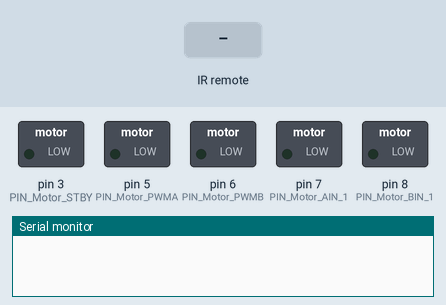
This sketch was run on a simulated Arduino Uno, built with avr-gcc and run on an emulated ATmega328P. Shown: switched loads named in the sketch (green lamp = pin HIGH), the last lines printed to the serial monitor. The inputs (shaded band) are chosen by the test bench.

Above: at 1.2 s.
1.3 s: infrared code 0xBC43FF00 received
At 2.4 s:
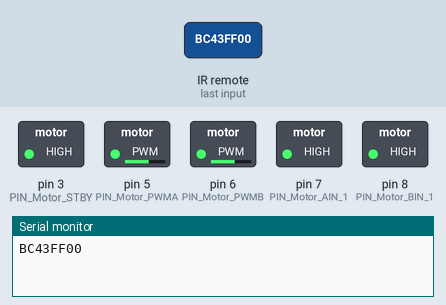
2.8 s: infrared code 0xBB44FF00 received
At 3.6 s:
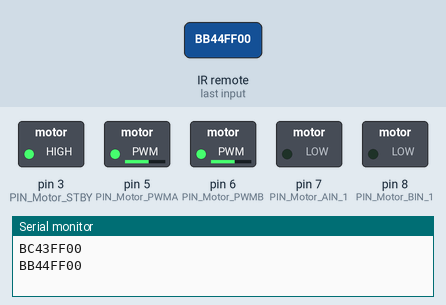
4.3 s: infrared code 0xB946FF00 received
At 4.7 s:
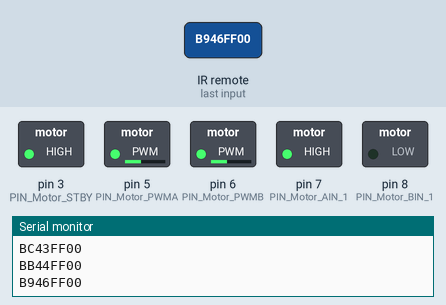
5.8 s: infrared code 0xEA15FF00 received
At 7.0 s:
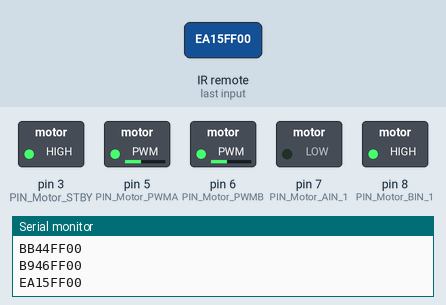
7.3 s: infrared code 0xBF40FF00 received
At 8.2 s:
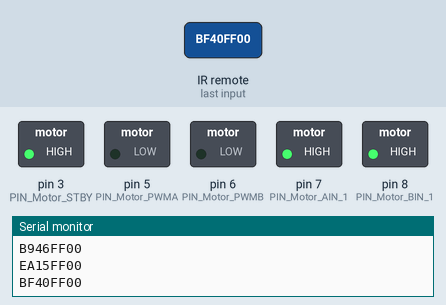
Timing chart, 0 to 9.8 s (numbered marks = the images above; inputs shaded):
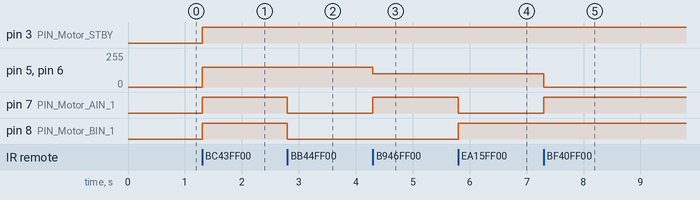

Measured:
- after the input at 1.3 s, pin 3 (PIN_Motor_STBY), pin 7 (PIN_Motor_AIN_1), pin 8 (PIN_Motor_BIN_1): LOW → HIGH at once; pin 5 (PIN_Motor_PWMA), pin 6 (PIN_Motor_PWMB): 0/255 → 150/255 at once
- after the input at 2.8 s, pin 7 (PIN_Motor_AIN_1), pin 8 (PIN_Motor_BIN_1): HIGH → LOW at once
- after the input at 4.3 s, pin 5 (PIN_Motor_PWMA), pin 6 (PIN_Motor_PWMB): 150/255 → 100/255 at once; pin 7 (PIN_Motor_AIN_1): LOW → HIGH at once
- after the input at 5.8 s, pin 7 (PIN_Motor_AIN_1): HIGH → LOW at once; pin 8 (PIN_Motor_BIN_1): LOW → HIGH at once
- after the input at 7.3 s, pin 5 (PIN_Motor_PWMA), pin 6 (PIN_Motor_PWMB): 100/255 → 0/255 at once; pin 7 (PIN_Motor_AIN_1): LOW → HIGH at once

The sketch:

test1.ino
```cpp
#include "Motor.h"
#include <IRremote.h>
Motor AppMotor;
#include "FunctionService.cpp"
AppFunctionSet AppFunction;

void setup() {
  Serial.begin(9600);
  IrReceiver.begin(9, ENABLE_LED_FEEDBACK);
  AppMotor.init_motor();
}

void loop() {
  if (IrReceiver.decode()) {
    Serial.println(IrReceiver.decodedIRData.decodedRawData, HEX);
    handleControl(IrReceiver.decodedIRData.decodedRawData);
    IrReceiver.resume();
  }
}

void handleControl(unsigned long btn) {
  switch (btn) {
  case 3158572800:
    AppFunctionSet_Controls(Forward, 150);
    break;
  case 3141861120:
    AppFunctionSet_Controls(Backward, 150);
    break;
  case 3108437760:
    AppFunctionSet_Controls(Left, 100);
    break;
  case 3927310080:
    AppFunctionSet_Controls(Right, 100);
    break;
  case 3208707840:
    AppFunctionSet_Controls(Stop, 0);
    break;
  default:
    AppFunctionSet_Controls(Stop, 0);
    break;
  }
}
```

FunctionService.cpp
```cpp
#include "Motor.h"

extern Motor Motor;

enum Controls {
  Forward,
  Backward,
  Left,
  Right,
  LeftForward,
  LeftBackward,
  RightForward,
  RightBackward,
  Stop
};

struct AppFunctionSet {
  Controls Motion_Control;
};

extern AppFunctionSet AppFunction;

static void AppFunctionSet_Controls(Controls direction, int func_speed) {
  static int directionRecord = 0;
  int Kp, UpperLimit;
  int speed = func_speed;

  switch (direction) {
  case Forward:
    Motor.controls(move_forward, speed, move_forward, speed, enable_control);
    break;
  case Backward:
    Motor.controls(move_backward, speed, move_backward, speed, enable_control);
    break;
  case Left:
    Motor.controls(move_forward, speed, move_backward, speed, enable_control);
    break;
  case Right:
    Motor.controls(move_backward, speed, move_forward, speed, enable_control);
    break;
  case LeftForward:
    Motor.controls(move_forward, speed, move_forward, speed / 2,
                   enable_control);
    break;
  case LeftBackward:
    Motor.controls(move_backward, speed, move_backward, speed, enable_control);
    break;
  case RightForward:
    Motor.controls(move_forward, speed, move_forward, speed, enable_control);
    break;
  case RightBackward:
    Motor.controls(move_backward, speed, move_backward, speed, enable_control);
    break;
  case Stop:
    Motor.controls(stand_by, 0, stand_by, 0, enable_control);
    break;
  default:
    break;
  }
}
```

Motor.h
```cpp
#ifndef _MotorServiceLib_H_
#define _MotorServiceLib_H_

#include <Arduino.h>

// Motor
class Motor {
public:
  // initialize
  void init_motor(void);
  void controls(bool direction_A, float speed_A, bool direction_B,
                float speed_B, bool enable_controls);

private:
#define PIN_Motor_PWMA 5
#define PIN_Motor_PWMB 6
#define PIN_Motor_BIN_1 8
#define PIN_Motor_AIN_1 7
#define PIN_Motor_STBY 3

public:
#define max_speed 255
#define move_forward true
#define move_backward false
#define stand_by 3

#define enable_duration true
#define disable_duration false
#define enable_control true
#define disable_control false
};
#endif
```

MotorService.cpp
```cpp
#include "Motor.h"

void Motor::init_motor(void) {
  pinMode(PIN_Motor_PWMA, OUTPUT);
  pinMode(PIN_Motor_PWMB, OUTPUT);
  pinMode(PIN_Motor_AIN_1, OUTPUT);
  pinMode(PIN_Motor_BIN_1, OUTPUT);
  pinMode(PIN_Motor_STBY, OUTPUT);
}

void Motor::controls(bool direction_A, float speed_A, bool direction_B,
                      float speed_B, bool enable_controls) {
  if (enable_controls == enable_control) {
    digitalWrite(PIN_Motor_STBY, HIGH);
    // A - Direita
    {
      switch (direction_A) {
      case move_forward:
        digitalWrite(PIN_Motor_AIN_1, HIGH);
        analogWrite(PIN_Motor_PWMA, speed_A);
        break;

      case move_backward:
        digitalWrite(PIN_Motor_AIN_1, LOW);
        analogWrite(PIN_Motor_PWMA, speed_A);
        break;

      case stand_by:
        digitalWrite(PIN_Motor_STBY, LOW);
        analogWrite(PIN_Motor_PWMA, 0);
        break;

      default:
        digitalWrite(PIN_Motor_STBY, LOW);
        analogWrite(PIN_Motor_PWMA, 0);
        break;
      }
    }

    { // B...Left
      switch (direction_B) {
      case move_forward:
        analogWrite(PIN_Motor_PWMB, speed_B);
        digitalWrite(PIN_Motor_BIN_1, HIGH);
        break;

      case move_backward:
        analogWrite(PIN_Motor_PWMB, speed_B);
        digitalWrite(PIN_Motor_BIN_1, LOW);
        break;

      case stand_by:
        analogWrite(PIN_Motor_PWMB, 0);
        digitalWrite(PIN_Motor_STBY, LOW);
        break;

      default:
        analogWrite(PIN_Motor_PWMB, 0);
        digitalWrite(PIN_Motor_STBY, LOW);
        break;
      }
    }
  } else {
    digitalWrite(PIN_Motor_STBY, LOW);
    return;
  }
}
```
